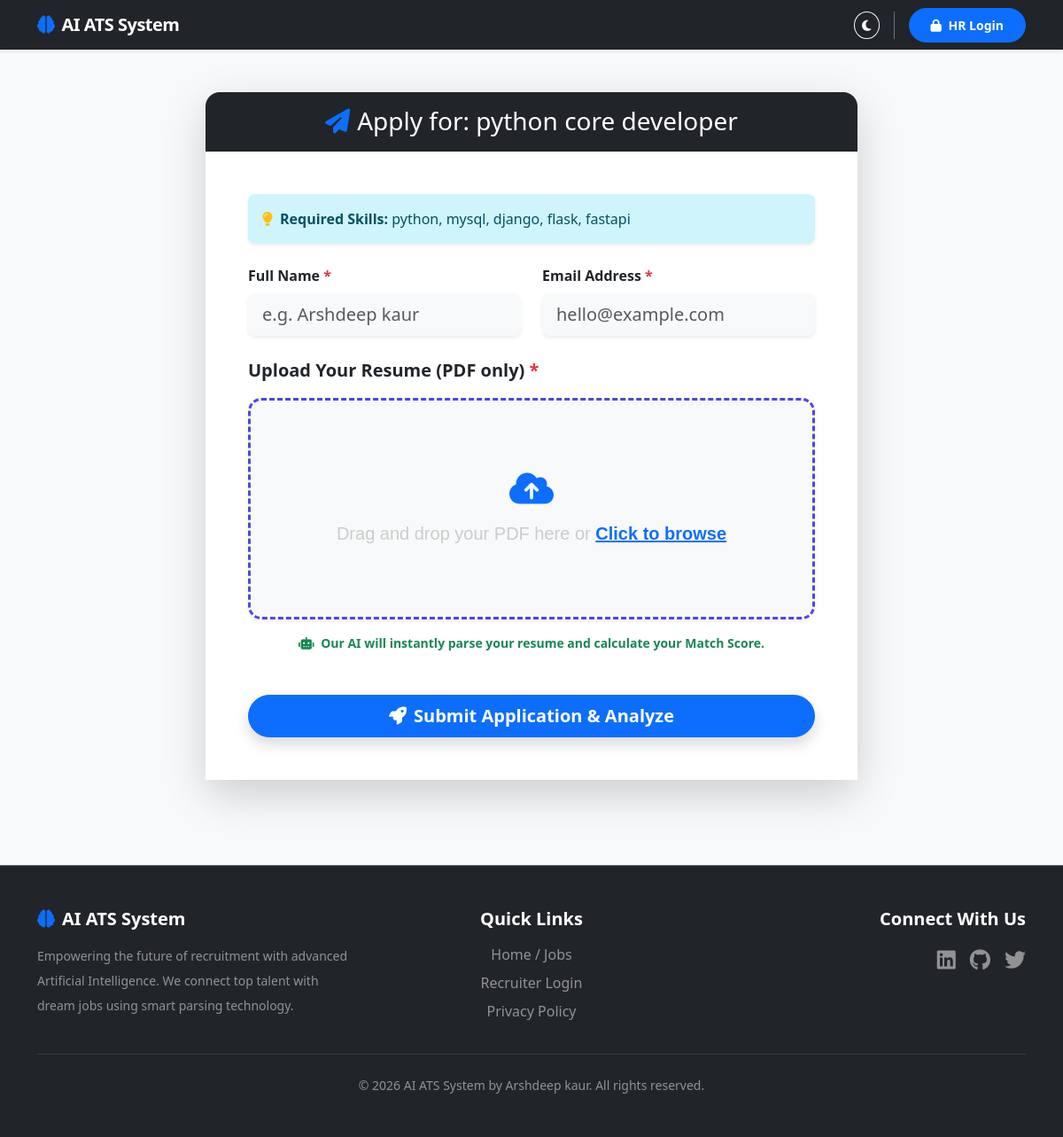
The app's page /apply/2/ with its own data.
### core/models.py (models this page shows, shortened)
class Job(models.Model):
    title = models.CharField(max_length=255)
    description = models.TextField()
    required_skills = models.TextField(help_text="Comma separated skills, e.g., Python, Django, React")
    min_experience = models.IntegerField(default=0, help_text="Minimum experience in years")
    is_active = models.BooleanField(default=True)
    created_at = models.DateTimeField(auto_now_add=True)

### core/views.py (the view, shortened to what this page needs)
# urls.py: path('apply/<int:job_id>/', views.apply_job, name='apply_job'),
def apply_job(request, job_id):
    job = get_object_or_404(Job, id=job_id)
    return render(request, 'core/apply_job.html', {'job': job})

### templates/core/apply_job.html (shortened to what this page needs)
{% extends 'base.html' %}
{% block content %}
<link rel="stylesheet" href="https://cdnjs.cloudflare.com/ajax/libs/font-awesome/6.4.0/css/all.min.css">
<div class="row justify-content-center mt-5 mb-5">
    <div class="col-md-8">
        <div class="card shadow-lg border-0 rounded-4">
            <div class="card-header bg-dark text-white rounded-top-4 py-3">
                <h3 class="mb-0 text-center"><i class="fas fa-paper-plane me-2 text-primary"></i>Apply for: {{ job.title }}</h3>
            </div>
            <div class="card-body bg-white p-4 p-md-5">
                <div class="alert alert-info border-0 shadow-sm rounded-3 mb-4">
                    <strong><i class="fas fa-lightbulb text-warning me-2"></i>Required Skills:</strong> {{ job.required_skills }}
                </div>
                <form method="POST" enctype="multipart/form-data">
                    <div class="row mb-4">
                        <div class="col-md-6 mb-3 mb-md-0">
                            <label class="form-label fw-bold text-dark">Full Name <span class="text-danger">*</span></label>
                            <input type="text" name="full_name" class="form-control form-control-lg bg-light border-0 shadow-sm" placeholder="e.g. Arshdeep kaur" required>
                        </div>
                        <div class="col-md-6">
                            <label class="form-label fw-bold text-dark">Email Address <span class="text-danger">*</span></label>
                            <input type="email" name="email" class="form-control form-control-lg bg-light border-0 shadow-sm" placeholder="hello@example.com" required>
                        </div>
                    </div>
                    <div class="mb-5 mt-4">
                        <label class="form-label fw-bold fs-5 mb-3 text-dark">Upload Your Resume (PDF only) <span class="text-danger">*</span></label>
                        <div class="drop-zone shadow-sm" id="drop-zone">
                            <span class="drop-zone__prompt">
                                <i class="fas fa-cloud-upload-alt fs-1 text-primary mb-3 d-block"></i>
                                Drag and drop your PDF here or <span class="text-primary fw-bold text-decoration-underline">Click to browse</span>
                            </span>
                        </div>
                        <div class="form-text text-success mt-3 text-center fw-bold">
                            <i class="fas fa-robot me-1"></i> Our AI will instantly parse your resume and calculate your Match Score.
                        </div>
                    </div>
                    <button type="submit" class="btn btn-primary btn-lg w-100 shadow rounded-pill fw-bold" id="submit-btn">
                        <i class="fas fa-rocket me-2"></i>Submit Application & Analyze
                    </button>
                </form>
            </div>
        </div>
    </div>
</div>
{% endblock %}

### templates/base.html (style rules this page uses)
body { transition: background-color 0.3s ease, color 0.3s ease; }

### templates/core/apply_job.html (style rules this page uses)
.drop-zone { max-width: 100%; height: 250px; padding: 25px; display: flex; align-items: center; justify-content: center; text-align: center; font-family: "Quicksand", sans-serif; font-weight: 500; font-size: 20px; cursor: pointer; color: #cccccc; border: 3px dashed #4f46e5; border-radius: 15px; background-color: #f8f9fa; transition: all 0.3s ease; }

### records on screen
Job: title "python core developer", required_skills "python, mysql, django, flask, fastapi"
